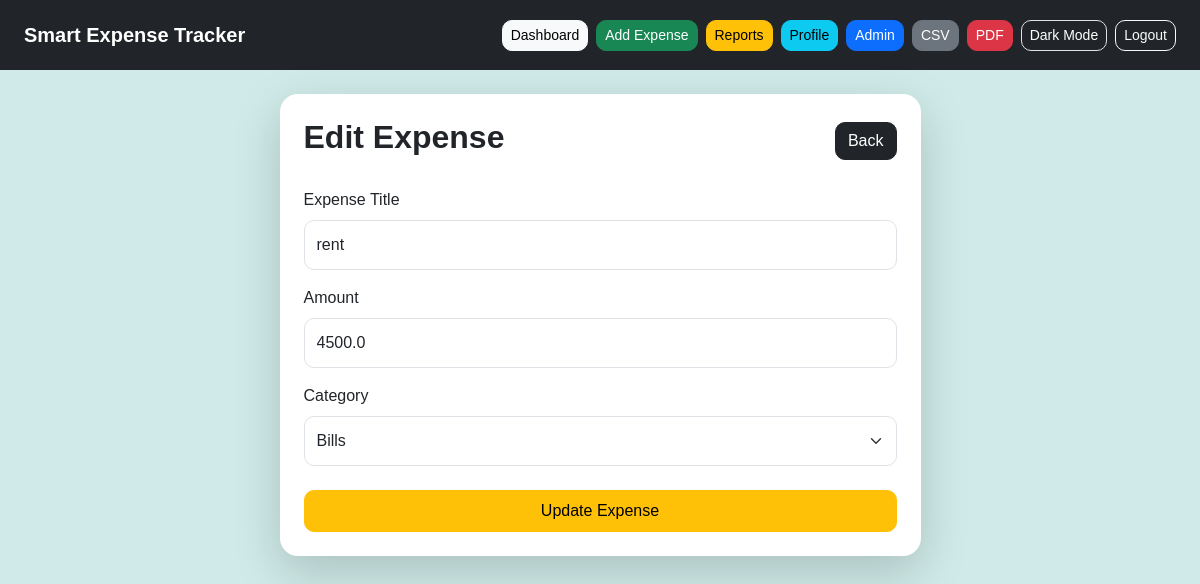
Page /edit/1 (signed in) on the committed database.
### app.py (models this page shows)
class Expense(db.Model):
    id = db.Column(db.Integer, primary_key=True)
    title = db.Column(db.String(100))
    amount = db.Column(db.Float)
    category = db.Column(db.String(100))
    date = db.Column(db.String(100))
    receipt = db.Column(db.String(200))
    user_id = db.Column(db.Integer, db.ForeignKey('user.id'))

### app.py (the view, shortened to what this page needs)
@app.route('/edit/<int:id>', methods=['GET', 'POST'])
@login_required
def edit_expense(id):
    expense = Expense.query.get_or_404(id)
    return render_template('edit_expense.html', expense=expense)

### app.py (called while the page is built)
@login_manager.user_loader
def load_user(user_id):
    return User.query.get(int(user_id))

### templates/edit_expense.html (shortened to what this page needs)
{% extends 'base.html' %}
{% block content %}
<div class="row justify-content-center">
    <div class="col-md-7">
        <div class="card shadow-lg border-0 p-4">
            <div class="d-flex justify-content-between align-items-center mb-4">
                <h2 class="fw-bold">
                    Edit Expense
                </h2>
                <a href="/dashboard" class="btn btn-dark">
                    Back
                </a>
            </div>
            <form method="POST">
                <div class="mb-3">
                    <label class="form-label">
                        Expense Title
                    </label>
                    <input
                        type="text"
                        name="title"
                        value="{{ expense.title }}"
                        class="form-control"
                        required
                    >
                </div>
                <div class="mb-3">
                    <label class="form-label">
                        Amount
                    </label>
                    <input
                        type="number"
                        step="0.01"
                        name="amount"
                        value="{{ expense.amount }}"
                        class="form-control"
                        required
                    >
                </div>
                <div class="mb-4">
                    <label class="form-label">
                        Category
                    </label>
                    <select
                        name="category"
                        class="form-select"
                        required
                    >
                        <option {% if expense.category == 'Bills' %}selected{% endif %}>
                            Bills
                        </option>
                    </select>
                </div>
                <button class="btn btn-warning w-100 py-2">
                    Update Expense
                </button>
            </form>
        </div>
    </div>
</div>
{% endblock %}

### static/style.css (style rules this page uses)
body { background: #cfeae8; font-family: Arial, sans-serif; transition: 0.3s; }
.card { border: none; border-radius: 18px; overflow: hidden; }
.btn { border-radius: 10px; transition: 0.3s; }
.form-control, .form-select { border-radius: 10px; padding: 12px; }

### rows in the picture
Expense: title "rent", amount "4500.0", category "Bills"
